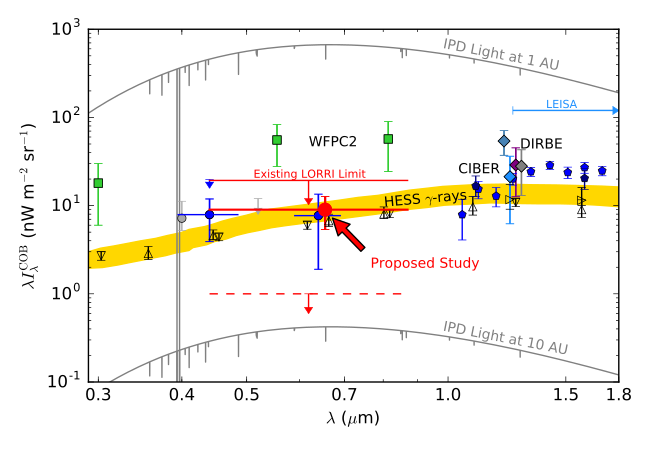

Source code (Python):
##################################################################
##
##  plot_nhebl.py
##  Nov 9 2015
##  Mike Zemcov
##  This function makes a plot of the various components of a
##  background measurement as made by New Horizons.
##
##################################################################

import numpy as np
import matplotlib.pyplot as plt
from matplotlib import rc

fig=plt.figure(figsize=(6.5,4.5))

ax = plt.subplot(111)

xmin = 0.29
xmax = 1.8
ymin = 1e-1
ymax = 1e3

if 0:
    ###################################################################
    ##  ZL

    text_file = open('lookup/ZL_Akari.txt')
    rows = [[float(x) for x in line.split()[:]] for line in text_file]
    cols = [list(col) for col in zip(*rows)]
    text_file.close

    akari_l = np.asarray(cols[0])
    akari_y = np.asarray(cols[1])
    akari_e = np.asarray(cols[2])

    #plt.errorbar(akari_l,akari_y,yerr=akari_e,linestyle='',marker='o',\
        #             color='darkred')

    text_file = open('lookup/ZL_CIBER.txt')
    rows = [[float(x) for x in line.split()[:]] for line in text_file]
    cols = [list(col) for col in zip(*rows)]
    text_file.close

    ciber_l = np.asarray(cols[0])
    ciber_y = np.asarray(cols[1])
    ciber_e = np.asarray(cols[2])

    #plt.errorbar(ciber_l,ciber_y,yerr=ciber_e,linestyle='',marker='s',\
        #             color='darkred')

    text_file = open('lookup/ZL_DIRBE.txt')
    rows = [[float(x) for x in line.split()[:]] for line in text_file]
    cols = [list(col) for col in zip(*rows)]
    text_file.close

    dirbe_l = np.asarray(cols[0])
    dirbe_y = np.asarray(cols[1])
    dirbe_e = np.asarray(cols[2])

    #plt.errorbar(dirbe_l,dirbe_y,yerr=dirbe_e,linestyle='',marker='v',\
        #             color='darkred')

text_file = open('lookup/zodi_extrap.csv')
rows = [[float(x) for x in line.split()[:]] for line in text_file]
cols = [list(col) for col in zip(*rows)]
text_file.close

zodi_l = np.asarray(cols[0])
zodi_a = np.asarray(cols[1])
zodi_b = np.asarray(cols[2])
zodi_c = np.asarray(cols[3])
zodi_d = np.asarray(cols[4])
zodi_e = np.asarray(cols[5])
zodi_f = np.asarray(cols[6])
    
plt.plot(zodi_l,zodi_a,linestyle='-',color='grey')

plt.plot(zodi_l,0.2*zodi_f,linestyle='-',color='grey')

#plt.plot(zodi_l,zodi_f/50,linestyle='-',color='black',linewidth=1.5)

ax.annotate(r'IPD Light at 1 AU',xy=(0.0,0.0),xytext=(0.68,0.893),xycoords='figure fraction',textcoords='figure fraction',rotation=360-11,color='grey',fontsize=10)
    
ax.annotate(r'IPD Light at 10 AU',xy=(0.0,0.0),xytext=(0.68,0.265),xycoords='figure fraction',textcoords='figure fraction',rotation=360-11,color='grey',fontsize=10)

#ax.annotate(r'Min. Zodiacal Light at 45 AU',xy=(0.0,0.0),xytext=(0.5,0.195),xycoords='figure fraction',textcoords='figure fraction',rotation=360-13,color='black',fontsize=10)

if 0:
    ###################################################################
    ##  DGL

    ohmb = 2.

    #Ienaka et al 2013
    ienaka_x = np.array([0.44, 0.49, 0.55, 0.65])
    ienaka_y = ohmb * np.array([10.9, 14.071, 21.803, 15.6814])
    ienaka_e = np.array([0.7, 0.6, 1.6, 0.92])

    plt.errorbar(ienaka_x,ienaka_y,yerr=ienaka_e,linestyle='',marker='o',\
    color='forestgreen')

    #Matsuoka et al 2011
    matsuoka_x = np.array([0.44, 0.64])
    matsuoka_y = ohmb * np.array([14.308, 21.447])
    matsuoka_e = np.array([0.68, 0.468])

    plt.errorbar(matsuoka_x,matsuoka_y,yerr=matsuoka_e,linestyle='',\
                 marker='s',color='forestgreen')

    #witt et al 2008
    witt_x = np.array([0.46, 0.53, 0.63, 0.83])
    witt_y = ohmb * np.array([13.686, 18.666, 19.986, 9.754])
    witt_e = np.array([0.647, 2.26, 3.31, 2.525])

    plt.errorbar(witt_x,witt_y,yerr=witt_e,linestyle='',marker='v',\
                 color='forestgreen')

    text_file = open('lookup/dgl_spec.txt')
    rows = [[float(x) for x in line.split()[:]] for line in text_file]
    cols = [list(col) for col in zip(*rows)]
    text_file.close

    cdgl_l = np.asarray(cols[0])/1000.
    cdgl_y = ohmb * np.asarray(cols[1])
    cdgl_e = np.asarray(cols[2])

    plt.errorbar(cdgl_l,cdgl_y,yerr=cdgl_e,linestyle='',marker='o',color='forestgreen')

    text_file = open('lookup/zda04_bc03.dat')
    rows = [[float(x) for x in line.split()[:]] for line in text_file]
    cols = [list(col) for col in zip(*rows)]
    text_file.close

    brandt_l = np.asarray(cols[0]) / 10000.
    brandt_y = ohmb * 1.73*np.asarray(cols[1]) 

    plt.plot(brandt_l,brandt_y,color='forestgreen')

    ax.annotate(r'High Latitude Diffuse Galactic Light',xy=(0.0,0.0),xytext=(0.24,0.65),xycoords='figure fraction',textcoords='figure fraction',rotation=360-0,color='forestgreen',fontsize=10)
    

###################################################################
##  Gamma Ray Background

text_file = open('lookup/aharonian2014_up.txt')
rows = [[float(x) for x in line.split(',')[:]] for line in text_file]
cols = [list(col) for col in zip(*rows)]
text_file.close

au_l = np.asarray(cols[0])
au_y = np.asarray(cols[1])

text_file = open('lookup/aharonian2014_dn.txt')
rows = [[float(x) for x in line.split(',')[:]] for line in text_file]
cols = [list(col) for col in zip(*rows)]
text_file.close

ad_l = np.asarray(cols[0])
ad_y = np.asarray(cols[1])

a_l = np.hstack((ad_l[::-1],au_l))
a_y = np.hstack((ad_y[::-1],au_y))
#a_y[a_y.size-1] = 3.0

ax.fill_between(a_l,a_y,color='gold',alpha=1,interpolate=True)




###################################################################
## IGL

lambda_ebl = np.array([0.25,0.35,0.45,0.545,0.641,0.798,1.22,1.63,2.19,3.6,4.5])
mlimall = np.array([1.9,3.0,4.5,5.65,6.65,7.97,9.60,9.34,8.09,4.87,3.28])
mlimallup = np.array([0.4,0.7,1.5,1.73,1.82,2.01,2.40,2.59,2.52,1.72,1.21])
mlimalldn = np.array([0.4,0.5,0.6,0.85,0.92,1.06,1.28,1.29,1.14,0.71,0.49])

e_l = np.hstack((lambda_ebl,lambda_ebl[::-1]))
e_yu = mlimallup+mlimall
e_yd = mlimall-mlimalldn
e_y = np.hstack((e_yu,e_yd[::-1]))

#ax.fill_between(e_l,e_y,color='blue',alpha=0.3)

####
## Madau & Pozzetti 2000 (HST UBVIJHK counts)
## http://adsabs.harvard.edu/abs/2000MNRAS.312L...9M
lmadau=0.99*np.asarray([0.36,0.45,0.67,0.81,1.1,1.6,2.2])
fmadau=[2.87,4.57,6.74,8.04,9.71,9.02,7.92]
errmadauup=[0.58,0.73,1.25,1.62,3.00,2.62,2.04]
errmadaudn=[0.42,0.47,0.94,0.92,1.90,1.68,1.21]

errmadau = np.vstack((errmadaudn,errmadauup))

plt.errorbar(lmadau,fmadau,yerr=errmadau,linestyle='',marker='^',markerfacecolor='none',color='black')
#ax.annotate(r'HDF/SDF',xy=(0.0,0.0),xytext=(0.365,0.455),xycoords='figure fraction',textcoords='figure fraction',rotation=0,color='black',fontsize=10)

####
## Totani (2001) - Subaru
## http://adsabs.harvard.edu/abs/2001ApJ...550L.137T
ltot=1.01*np.asarray([0.3,0.45,0.61,0.81,1.25,2.2])
ftot=[2.7,4.4,6.0,8.1,10.9,8.3]
errtot=[0.3,0.4,0.6,0.8,1.1,0.8]

plt.errorbar(ltot,ftot,yerr=errtot,linestyle='',marker='v',color='black',markerfacecolor='none')


####
## Mattila et al 2003 (HST)

#lmattila = np.asarray([0.3,0.555,0.814])
#errmattilaup = np.asarray([9.1,20.7,14.3]) * lmattila * 10
#errmattiladn = np.asarray([7.4,15.4,10.6])*lmattila*10
#fmattila = (errmattilaup + errmattiladn)/2.
#errmattilaup = errmattilaup - fmattila
#errmattiladn = fmattila - errmattiladn
#ax.errorbar(lmattila,fmattila,yerr=[errmattiladn,errmattilaup],marker='^',markerfacecolor='none',color='darkgrey',linestyle='none')


####
## Fazio (2004) - Spitzer 3.5 um, best expressed as an upper limt
## http://adsabs.harvard.edu/abs/2004ApJS..154...39F
lfaz=[3.6]
fazkjy=[5.4]
ferr = 2.0
fup = np.array([1,0]*5)

plt.errorbar(lfaz,fazkjy,yerr=ferr,uplims=True,linestyle='',marker='o',\
             color='blue')

# Gardner 2000 - http://adsabs.harvard.edu/abs/2000ApJ...542L..79G
ax.errorbar([0.2365],[3.6],yerr=[[0.5],[0.7]],marker='s',color='black',markerfacecolor='none',linestyle='')
#ax.annotate(r'STIS',xy=(0.0,0.0),xytext=(0.165,0.4),xycoords='figure fraction',textcoords='figure fraction',rotation=360+0,color='black',fontsize=10)

# Keenan 2010
ax.errorbar([0.99*1.25],[11.7],yerr=[[2.6],[5.6]],marker='>',color='black',markerfacecolor='none',linestyle='')
ax.errorbar([0.99*1.6],[11.5],yerr=[[1.5],[4.5]],marker='>',color='black',markerfacecolor='none',linestyle='')

mat_wl=np.asarray([1.05,1.11,1.18,1.25,1.33,1.42,1.51,1.60,1.70])	
mat_il=np.asarray([7.91,15.39,12.86,20.13,24.27,28.68,23.79,27.05,24.82])	
mat_er=np.asarray([3.83,3.44,3.18,3.05,2.84,2.99,3.52,3.79,3.016])

ax.errorbar(mat_wl,mat_il,yerr=mat_er,color='blue',marker='p',linestyle='')
    
# dark cloud
ax.errorbar([0.400],[7.2],yerr=[[2],[4]],color='darkgrey',linewidth=1,marker='o')
ax.errorbar([0.520],[12.0],yerr=[4],uplims=True,color='darkgrey',linewidth=1)



####################################################################

#ax.annotate(r'IGL',xy=(0.0,0.0),xytext=(0.325,0.523),xycoords='figure fraction',textcoords='figure fraction',rotation=0,color='blue',fontsize=10)

ax.annotate(r'HESS $\gamma$-rays',xy=(0.0,0.0),xytext=(0.59,0.555),xycoords='figure fraction',textcoords='figure fraction',rotation=360+5,color='black',fontsize=10)


# Bernstein 2007
ax.errorbar(np.asarray([0.300,0.300]),3*np.asarray([6.0,6.0]),yerr=3*np.asarray([4.0,4.0]),marker='s',color='limegreen')
ax.errorbar(np.asarray([0.555,0.555]),5.55*np.asarray([10,10]),yerr=5.55*np.asarray([5.0,5.0]),marker='s',color='limegreen')
ax.errorbar(np.asarray([0.814,0.814]),8.14*np.asarray([7.0,7.0]),yerr=8.14*np.asarray([4.0,4.0]),marker='s',color='limegreen')
ax.annotate(r'WFPC2',xy=(0.0,0.0),xytext=(0.475,0.675),xycoords='figure fraction',textcoords='figure fraction',rotation=0,color='black',fontsize=10)

# Cambresy 2001
ax.errorbar(0.97*np.asarray([1.25,1.25]),np.asarray([54.0,54.0]),yerr=np.asarray([16.8,16.8]),color='steelblue',marker='D')

# Levenson 2007
ax.errorbar(0.99*np.asarray([1.25,1.25]),2.99*np.asarray([8.9,8.9])/1.25,yerr=2.99*np.asarray([6.3,6.3])/1.25,color='dodgerblue',marker='D')

# Wright 2001 - http://iopscience.iop.org/article/10.1086/320942/pdf
ax.errorbar(1.01*np.asarray([1.25,1.25]),np.asarray([28.9,28.9]),yerr=np.asarray([16.3,16.3]),color='purple',marker='D')

# Wright 2004 - http://adsabs.harvard.edu/abs/2004NewAR..48..465W
ax.errorbar(1.03*np.asarray([1.25,1.25]),np.asarray([28.0,28.0]),yerr=np.asarray([15,15]),color='grey',marker='D')
ax.annotate(r'DIRBE',xy=(0.0,0.0),xytext=(0.8,0.67),xycoords='figure fraction',textcoords='figure fraction',rotation=0,color='black',fontsize=10)



# Zemcov 2014 - http://adsabs.harvard.edu/abs/2014Sci...346..732Z
ax.errorbar(np.asarray([1.1]),np.asarray([16.7]),yerr=[[4],[5]],color='navy',marker='p')
ax.errorbar(np.asarray([1.6]),np.asarray([20.4]),yerr=[[5.1],[6]],color='navy',marker='p')
ax.annotate(r'CIBER',xy=(0.0,0.0),xytext=(0.705,0.615),xycoords='figure fraction',textcoords='figure fraction',rotation=0,color='black',fontsize=10)


#if 0:
####################################################################
##  NH LORRI


ax.errorbar(np.sqrt([0.440*0.870]),1.0,yerr=0.4,uplims=True,marker='.',markersize=0,linestyle='',color='red',linewidth=1)
    
plt.plot(np.asarray([0.440,0.870]),np.asarray([1.0,1.0]),linestyle='--',linewidth=1,color='red')

#ax.annotate(r'Hypothetical LORRI Survey',xy=(0.0,0.0),xytext=(0.36,0.36),xycoords='figure fraction',textcoords='figure fraction',rotation=360-0,color='red',fontsize=8)

if 0:
    ax.errorbar(np.sqrt(0.350*0.850),0.1*0.8,yerr=0.04,uplims=True,marker='.',markersize=0,linestyle='',color='deeppink',linewidth=1)

    plt.plot(np.asarray([0.350,0.850]),0.1*np.asarray([0.8,0.8]),linestyle='-',linewidth=2,color='deeppink')

    ax.annotate(r'LORRI Systematic Limit',xy=(0.0,0.0),xytext=(0.22,0.24),xycoords='figure fraction',textcoords='figure fraction',rotation=360-0,color='deeppink',fontsize=10)

# matsuoka et al 2011
ax.errorbar(np.asarray([0.44,0.44]),np.asarray([7.9,7.9]),yerr=np.asarray([4.0,4.0]),marker='o',color='blue')
ax.errorbar(np.asarray([0.64,0.64]),np.asarray([7.7,7.7]),yerr=np.asarray([5.8,5.8]),marker='o',color='blue')
ax.plot([0.3950,0.4850],[7.9,7.9],color='blue',linestyle='-')
ax.plot([0.59,0.69],[7.7,7.7],color='blue',linestyle='-')

# Toller 1983
ax.errorbar([0.44],[19.8],yerr=4, uplims=True,color='blue')

#ax.annotate(r'Pioneer',xy=(0.0,0.0),xytext=(0.42,0.59),xycoords='figure fraction',textcoords='figure fraction',rotation=0,color='black',fontsize=10)

# LORRI
ax.plot(np.asarray([0.440,0.870]),np.asarray([9,9]),color='red',linestyle='-',linewidth=1.5)
eb1=ax.errorbar(np.asarray([0.655,0.655]),np.asarray([9,9]),yerr=np.asarray([7.3,7.3]/np.sqrt(1165/260)),marker='o',color='red',linewidth=1.5,markersize=10,markerfacecolor='red',markeredgecolor='none')
#eb1[-1][0].set_linestyle('--')
ax.plot(np.asarray([0.440,0.870]),np.asarray([19.3,19.3]),color='red',linestyle='-',linewidth=1)
ax.errorbar([np.sqrt(0.44*0.870)],[19.3],yerr=9, uplims=True,color='red',linewidth=1)
ax.annotate(r'Existing LORRI Limit',xy=(0.0,0.0),xytext=(0.39,0.605),xycoords='figure fraction',textcoords='figure fraction',rotation=360-0,fontsize=8,color='red')
ax.annotate(r'Proposed Study',xy=(0.505,0.525),xytext=(0.57,0.405),xycoords='figure fraction',textcoords='figure fraction',rotation=360-0,fontsize=10,color='red',arrowprops=dict(facecolor='red', shrink=0.1))
#ax.plot(np.asarray([0.440,0.870]),np.asarray([19.3,19.3]),color='red',linestyle='-',linewidth=1)
ax.errorbar(1.25,120,xerr=0.55, xlolims=True,color='dodgerblue',linewidth=1)
ax.annotate(r'LEISA',xy=(0.0,0.0),xytext=(0.84,0.76),xycoords='figure fraction',textcoords='figure fraction',rotation=360-0,fontsize=8,color='dodgerblue')
#ax.plot(np.asarray([0.440,0.870]),np.asarray([19.3,19.3]/np.sqrt(7200./260)),color='red',linestyle='-',linewidth=2)
#ax.errorbar([(0.44+0.870)/2],[19.3]/np.sqrt(7200./260),yerr=6, uplims=True,color='red',linewidth=2)

        
ax.set_xlim(xmin,xmax)
ax.set_ylim(ymin,ymax)
ax.set_xlabel(r'$\lambda$ ($\mu$m)')
ax.set_ylabel(r'$\lambda I_{\lambda}^{\rm COB}$ (nW m$^{-2}$ sr$^{-1}$)')
ax.set_yscale('log')
ax.set_xscale('log')

#plt.legend(fontsize=7,loc=1,handlelength=4)

x=[0.3,0.4,0.5,0.7,1.0,1.5,1.8]
labels=['0.3','0.4','0.5','0.7','1.0','1.5','1.8']

plt.xticks(x, labels)

plt.tight_layout()
#plt.show()
plt.savefig('proposal_plot_cob.pdf')

plt.close()

### to add - Old Pioneer
   







# return
